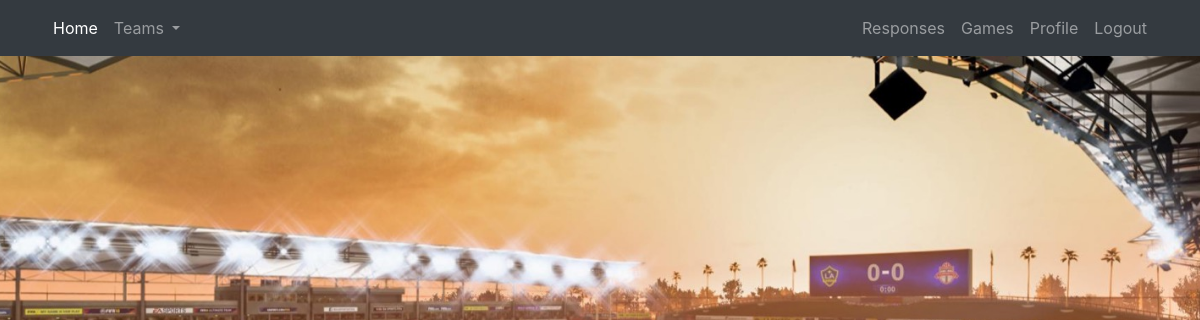
The page /team/team/detail/1/ (signed in) on the database as committed earlier.
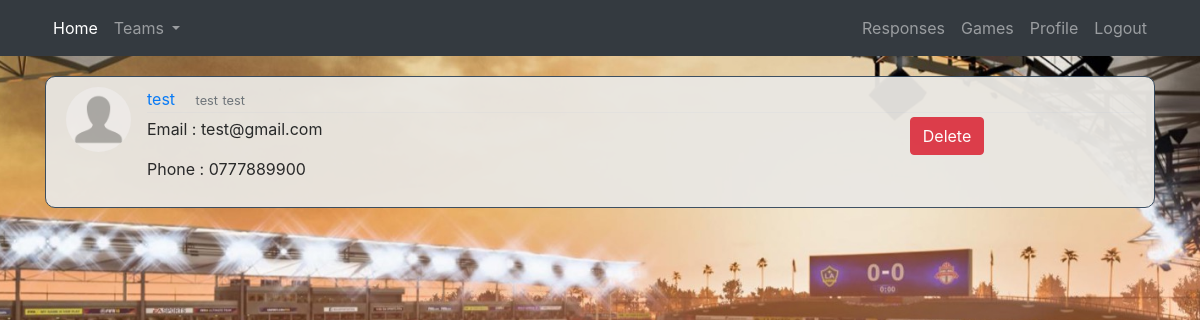
The same page on the database as committed later.
### team/models.py (models this page shows)
class BelongToTeam (models.Model):
	team = models.ForeignKey(Team, on_delete=models.CASCADE, null=True)
	player = models.ForeignKey(Account, on_delete=models.CASCADE, null=True)

### account/models.py (models this page shows, shortened)
class Account(AbstractBaseUser):
	username = models.CharField(max_length=30, unique=True)
	first_name = models.CharField(max_length=30, unique=False)
	last_name = models.CharField(max_length=30, unique=False)
	email = models.EmailField(verbose_name="email", max_length=60, unique=True)
	is_captain = models.BooleanField(default=False)
	city = models.CharField(max_length=30)
	numTel = models.CharField(max_length=10, unique=True)
	image = models.ImageField(default='default.jpg', upload_to='profile_pics')
	date_joined = models.DateTimeField(verbose_name='date joined', auto_now_add=True)
	last_login = models.DateTimeField(verbose_name='last login', auto_now=True)
	is_admin = models.BooleanField(default=False)
	is_active = models.BooleanField(default=True)
	is_staff = models.BooleanField(default=False)
	is_superuser = models.BooleanField(default=False)
	USERNAME_FIELD = 'email'
	REQUIRED_FIELDS = ['username','first_name','last_name','is_captain', 'city', 'numTel']
	objects = MyAccountManager()

### team/views.py (the view)
# urls.py: path('team/detail/<int:pk>/', MyTeamDetail, name='team_detail'),
@login_required
@user_passes_test(is_captain_check, login_url='home')
def MyTeamDetail(request, pk):
	team = Team.objects.get(id=pk)
	myplayers = BelongToTeam.objects.filter(team=team)
	myplayerstab=[]
	for i in myplayers:
		myplayerstab.append(i)
	playerbelongtoteam = myplayerstab
	context={'playerbelongtoteam':playerbelongtoteam}
	return render(request, 'team/see_my_team.html', context)

### team/views.py (called while the page is built)
def is_captain_check(user):
	return user.is_captain

### team/templates/team/see_my_team.html
{% extends "project/base.html" %}
{% load crispy_forms_tags %}
{% block content %}
{% for playerbelong in playerbelongtoteam %}
<article class="media content-section">
	<img class="rounded-circle article-img" src="{{ playerbelong.player.image.url }}">
	<div class="media-body">
		<div class="article-metadata">
			<a class="mr-3" href="#">{{ playerbelong.player.username }}</a>
			<small class="text-muted">{{ playerbelong.player.first_name}}</small>
			<small class="text-muted">{{ playerbelong.player.last_name}}</small>
		</div>
		<div class="row">
			<div class="col-md-6">
				<p class="article-content">Email : {{ playerbelong.player.email }}</p>
				<p class="article-content">Phone : {{ playerbelong.player.numTel }}</p>
			</div>
			<div class="col-md-3"></div>
			<div class="col-md-3">
				<a class="btn btn-danger" href="{% url 'delete_player' playerbelong.id  %}">Delete</a>
			</div>
		</div>
	</div>
</article>
{% endfor %}
{% endblock content %}

Rows that differ between the two databases and show on the page:
added BelongToTeam: player.image (placeholder picture), player.username "test", player.first_name "test", player.last_name "test", player.email "test@gmail.com", player.numTel "0777889900"
